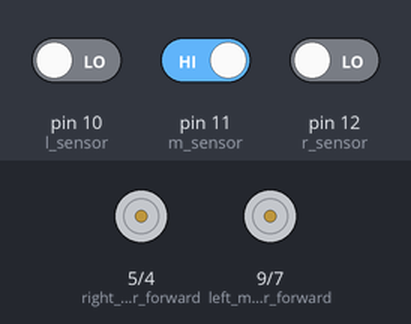
Bench run of a sketch on a simulated Arduino Uno, built with avr-gcc and run on an emulated ATmega328P. Parts: motor-driver pin pairs drawn as motors (green arrow = first pin HIGH = forward, orange = second pin HIGH = backward, longer = more drive, scaled by the enable pin). Inputs (shaded band) come from the test bench; at power-on: pin 10 (l_sensor) LOW, pin 12 (r_sensor) LOW, pin 11 (m_sensor) HIGH.

Above: at 1.2 s.
1.3 s: pin 10 (l_sensor) driven HIGH
At 2.5 s:
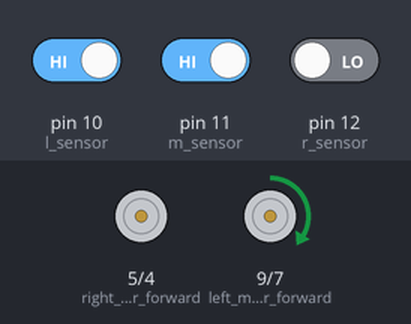
2.8 s: pin 10 (l_sensor) driven LOW and pin 12 (r_sensor) driven HIGH
At 3.7 s:
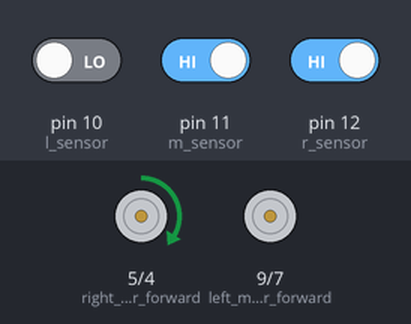
4.3 s: pin 10 (l_sensor) driven HIGH and pin 11 (m_sensor) driven LOW
At 4.8 s:
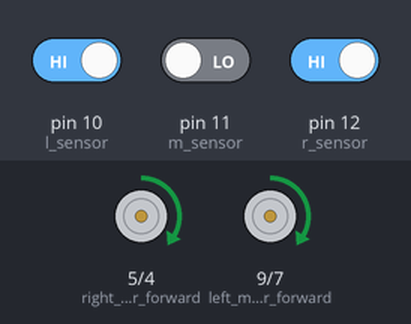
Timing chart, 0 to 7.3 s (numbered marks = the images above; inputs shaded):
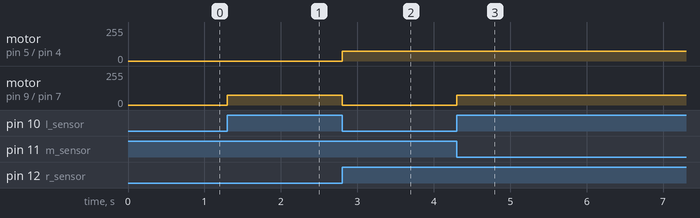

Measured:
- after the input at 1.3 s, motor on pin 9 (left_motor_forward) / pin 7 (left_motor_backward): stopped → forward 75/255 at once
- after the input at 2.8 s, motor on pin 5 (right_motor_forward) / pin 4 (right_motor_backward): stopped → forward 75/255 at once; motor on pin 9 (left_motor_forward) / pin 7 (left_motor_backward): forward 75/255 → stopped at once
- after the input at 4.3 s, motor on pin 9 (left_motor_forward) / pin 7 (left_motor_backward): stopped → forward 75/255 at once

The sketch:

Line_follower.ino
```cpp
/*
 *  Line following robot code
 *  made by: EngStein
 *  www.fb.com/engStein1
 */
//declaration of motors


int right_motor_speed = 3;
int right_motor_backward =4;
int right_motor_forward = 5;

int left_motor_speed = 6;
int left_motor_backward =7;
int left_motor_forward = 9;

int Speed = 75 ;         //car speed
int low_speed = Speed/2;     //(for rotaions)

//declaration of sensors

int r_sensor = 12;
int m_sensor = 11; //middle sensor
int l_sensor = 10;

// Voids:

void forward()
{
  //move both motors FORWARD
        analogWrite (right_motor_speed,  Speed);
        digitalWrite(right_motor_forward, HIGH);
        digitalWrite(right_motor_backward, LOW);

        analogWrite (left_motor_speed,   Speed);
        digitalWrite(left_motor_forward,  HIGH);
        digitalWrite(left_motor_backward,  LOW);
}
/*
void backward()
{
  //move both motors BACKWARD
        analogWrite (right_motor_speed,  Speed);
        digitalWrite(right_motor_forward,  LOW);
        digitalWrite(right_motor_backward,HIGH);

        analogWrite (left_motor_speed,   Speed);
        digitalWrite(left_motor_forward,   LOW);
        digitalWrite(left_motor_backward, HIGH);
}
*/
void right()
{
  //move car RIGHT
        analogWrite (right_motor_speed,   0   );
        digitalWrite(right_motor_forward,  LOW);
        digitalWrite(right_motor_backward, LOW);

        analogWrite (left_motor_speed,   Speed);
        digitalWrite(left_motor_forward,  HIGH);
        digitalWrite(left_motor_backward,  LOW);
}

void left ()
{
   //move car LEFT
        analogWrite (right_motor_speed,  Speed);
        digitalWrite(right_motor_forward, HIGH);
        digitalWrite(right_motor_backward, LOW);

        analogWrite (left_motor_speed,    0   );
        digitalWrite(left_motor_forward,   LOW);
        digitalWrite(left_motor_backward,  LOW);
}

void Stop()
{
        analogWrite (right_motor_speed,     0   );
        analogWrite(left_motor_speed,     0     );
}

void setup() {

  Serial.begin(9600);

  pinMode(right_motor_speed,    OUTPUT);
  pinMode(right_motor_backward, OUTPUT);
  pinMode(right_motor_forward,  OUTPUT);

  pinMode(left_motor_speed,     OUTPUT);
  pinMode(left_motor_backward,  OUTPUT);
  pinMode(left_motor_forward,   OUTPUT);

  pinMode( r_sensor , INPUT );
  pinMode( m_sensor , INPUT );
  pinMode( l_sensor , INPUT );

}

void loop() {

int r_state = digitalRead (r_sensor); // the reading of the right sensor
int m_state = digitalRead (m_sensor);
int l_state = digitalRead (l_sensor);

  if(r_state  == HIGH && m_state == LOW && l_state == HIGH )
  {
    forward();
  }

  if( r_state == LOW && m_state == HIGH && l_state == HIGH )
  {
    right();
  }

    if( r_state == HIGH && m_state == HIGH && l_state == LOW )
  {
    left();
  }


}
```
